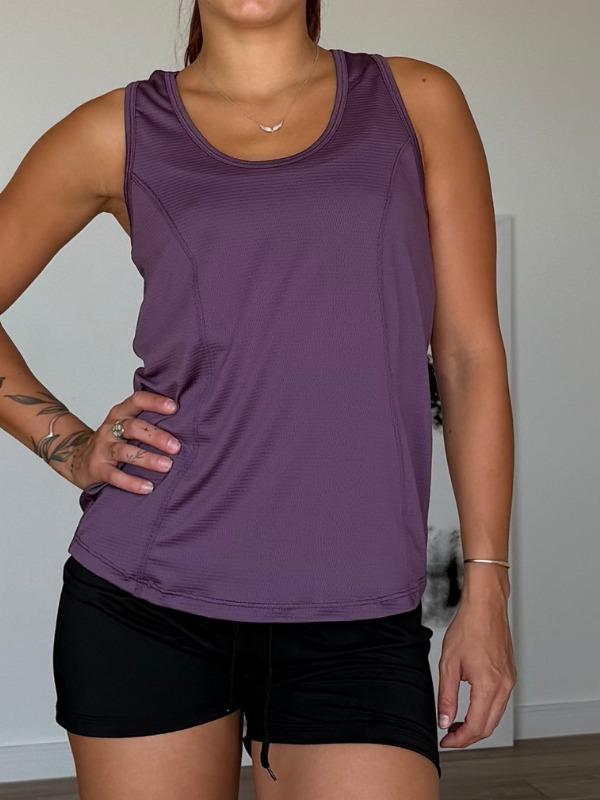
#> input picture imagenes/musculosa-drifit.jpeg, 600 x 800 px
$ python recolorear.py imagenes/musculosa-drifit.jpeg
#> lines starting #> are read from the running program, lines starting #| are printed output that depends on the picture
#> in recolorear, img is the input picture: PIL image 600x800 RGB; mean R, G, B 116.4, 95.3, 97.4
"""
Toma una imagen original (típicamente una prenda violeta/uva) y genera variantes
recolorando los píxeles del tejido a colores destino: celeste, blanca, gris-topo, etc.

Uso:
    python recolorear.py imagenes/musculosa-drifit.jpeg
"""
import sys
import os
import numpy as np
from PIL import Image

# Define los presets de color destino. Tupla HSV (h en 0-1, s en 0-1, v_factor donde
# 1.0 mantiene brillo original, <1 oscurece, >1 aclara) o lambda para casos especiales.
PRESETS = {
    # Celeste/sky blue saturado. Tolerancia estrecha para no incluir uñas violetas pero
    # con borde suave para que la prenda no quede con halo violeta.
    'celeste':  {'target_h': 0.555, 'sat_mult': 1.5, 'sat_min_after': 0.45, 'v_offset': 0.10,
                 'hue_tol_inner': 0.06, 'hue_tol_outer': 0.14,
                 'sat_min_orig': 0.10, 'sat_full_orig': 0.22},
    # Blanca: tolerancia amplia para que toda la prenda quede blanca uniforme
    'blanca':   {'target_h': 0.0, 'sat_mult': 0.02, 'sat_min_after': 0.0, 'v_offset': 0.55,
                 'hue_tol_inner': 0.10, 'hue_tol_outer': 0.22,
                 'sat_min_orig': 0.04, 'sat_full_orig': 0.15},
    # Gris topo: gris cálido neutro
    'gris-topo': {'target_h': 0.08, 'sat_mult': 0.08, 'sat_min_after': 0.0, 'v_offset': -0.05,
                  'hue_tol_inner': 0.10, 'hue_tol_outer': 0.22,
                  'sat_min_orig': 0.04, 'sat_full_orig': 0.15},
    # Negro: matar saturacion y escalar V para preservar pliegues/sombras pero llevar todo a oscuro.
    'negro':    {'target_h': 0.0, 'sat_mult': 0.0, 'sat_min_after': 0.0,
                 'v_mult': 0.10, 'v_offset': 0.0,
                 'hue_tol_inner': 0.18, 'hue_tol_outer': 0.32,
                 'sat_min_orig': 0.06, 'sat_full_orig': 0.18},
    # Crema: hue cálido apenas, saturacion baja, brillo alto.
    'crema':    {'target_h': 0.10, 'sat_mult': 0.10, 'sat_min_after': 0.07,
                 'v_mult': 0.95, 'v_offset': 0.18,
                 'hue_tol_inner': 0.12, 'hue_tol_outer': 0.25,
                 'sat_min_orig': 0.08, 'sat_full_orig': 0.20},
}


def rgb_to_hsv_np(arr):
    """arr: (H, W, 3) float 0..1 RGB → returns (H, W, 3) HSV con cada componente en 0..1."""
    r, g, b = arr[..., 0], arr[..., 1], arr[..., 2]
    maxc = np.max(arr, axis=-1)
    minc = np.min(arr, axis=-1)
    v = maxc
    delta = maxc - minc
    s = np.where(maxc > 0, delta / np.maximum(maxc, 1e-10), 0)

    rc = np.where(delta > 0, (maxc - r) / np.maximum(delta, 1e-10), 0)
    gc = np.where(delta > 0, (maxc - g) / np.maximum(delta, 1e-10), 0)
    bc = np.where(delta > 0, (maxc - b) / np.maximum(delta, 1e-10), 0)
    h = np.zeros_like(maxc)
    h = np.where(r == maxc, bc - gc, h)
    h = np.where(g == maxc, 2.0 + rc - bc, h)
    h = np.where(b == maxc, 4.0 + gc - rc, h)
    h = (h / 6.0) % 1.0
    return np.stack([h, s, v], axis=-1)


def hsv_to_rgb_np(arr):
    h, s, v = arr[..., 0], arr[..., 1], arr[..., 2]
    i = np.floor(h * 6.0).astype(int) % 6
    f = h * 6.0 - np.floor(h * 6.0)
    p = v * (1.0 - s)
    q = v * (1.0 - f * s)
    t = v * (1.0 - (1.0 - f) * s)
    r = np.choose(i, [v, q, p, p, t, v])
    g = np.choose(i, [t, v, v, q, p, p])
    b = np.choose(i, [p, p, t, v, v, q])
    return np.stack([r, g, b], axis=-1)


def alpha_tejido(hsv, hue_centro=0.78, hue_tol_inner=0.08, hue_tol_outer=0.18,
                 sat_min=0.05, sat_full=0.20):
    """Devuelve alpha (H, W, 1) en 0..1 para mezcla suave: 1 = pintar a fondo,
    0 = preservar original. Permite transiciones suaves en los bordes."""
#> called with hue_centro = 0.78, hue_tol_inner = 0.06, hue_tol_outer = 0.14, sat_min = 0.1, sat_full = 0.22
    h, s, v = hsv[..., 0], hsv[..., 1], hsv[..., 2]
    diff = np.abs(h - hue_centro)
    diff = np.minimum(diff, 1.0 - diff)
    hue_alpha = np.clip((hue_tol_outer - diff) / max(hue_tol_outer - hue_tol_inner, 1e-6), 0, 1)
    sat_alpha = np.clip((s - sat_min) / max(sat_full - sat_min, 1e-6), 0, 1)
    v_alpha = np.clip((v - 0.06) / 0.05, 0, 1)
    alpha = hue_alpha * sat_alpha * v_alpha
    return alpha[..., None]


def recolorear(input_path, target_name, output_path,
               hue_centro_origen=0.78):
    if target_name not in PRESETS:
        raise ValueError(f"Preset '{target_name}' desconocido. Disponibles: {list(PRESETS)}")
    preset = PRESETS[target_name]

    img = Image.open(input_path).convert('RGB')
    arr = np.asarray(img, dtype=np.float32) / 255.0
    hsv = rgb_to_hsv_np(arr)

    alpha = alpha_tejido(hsv,
                         hue_centro=hue_centro_origen,
                         hue_tol_inner=preset.get('hue_tol_inner', preset.get('hue_tol', 0.10) * 0.6),
                         hue_tol_outer=preset.get('hue_tol_outer', preset.get('hue_tol', 0.18)),
                         sat_min=preset.get('sat_min_orig', 0.05),
                         sat_full=preset.get('sat_full_orig', 0.20))

    # Calcular HSV destino para todos los píxeles (aún los que no son tejido)
    h, s, v = hsv[..., 0], hsv[..., 1], hsv[..., 2]
    new_hsv = hsv.copy()
    new_hsv[..., 0] = preset['target_h']
    new_s = np.clip(s * preset['sat_mult'], 0, 1)
    sat_min_after = preset.get('sat_min_after', 0.0)
    if sat_min_after > 0:
        new_s = np.maximum(new_s, sat_min_after)
    new_hsv[..., 1] = new_s
    v_mult = preset.get('v_mult', 1.0)
    new_hsv[..., 2] = np.clip(v * v_mult + preset['v_offset'], 0, 1)

    # Convertir ambos a RGB y blendear según alpha (en RGB para evitar artefactos en hue)
    rgb_orig = hsv_to_rgb_np(hsv)
#> in hsv_to_rgb_np, `i = np.floor(h * 6.0).astype(int) % 6`:
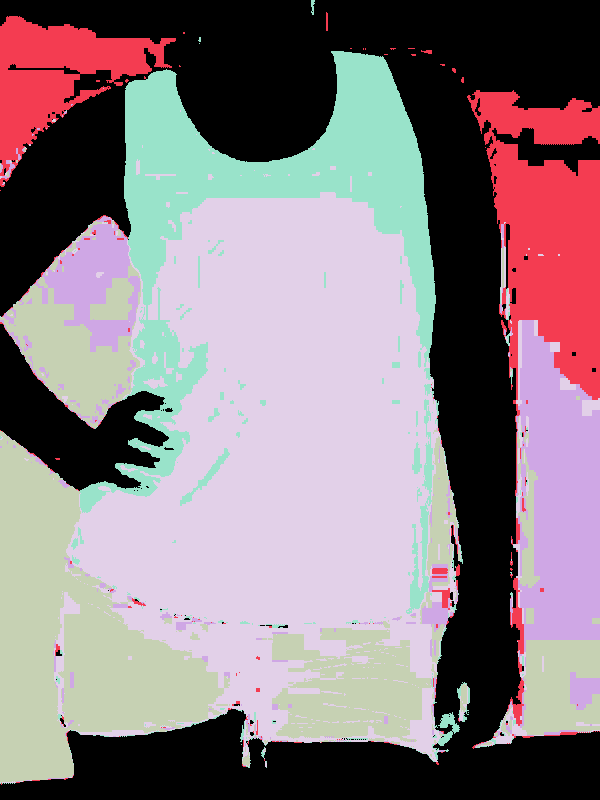
#> i: shape (800, 600) int64; 6 distinct labels, from 0 to 5; one colour per label, 0 black
    rgb_new = hsv_to_rgb_np(new_hsv)
#> in hsv_to_rgb_np (call 2), `h, s, v = arr[..., 0], arr[..., 1], arr[..., 2]`: h: shape (800, 600) float32; every value is 0.555
#> in hsv_to_rgb_np (call 2), `h, s, v = arr[..., 0], arr[..., 1], arr[..., 2]`:
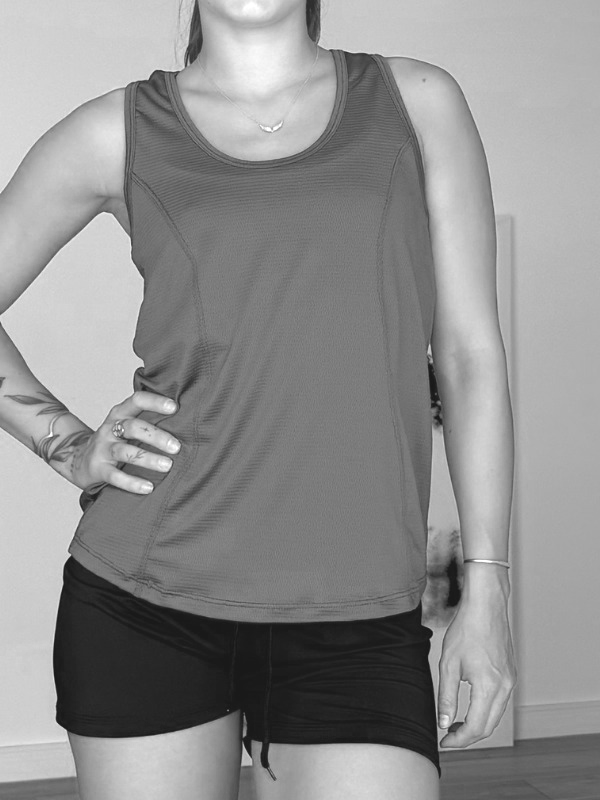
#> v: shape (800, 600) float32; min 0.1, max 1, mean 0.565
#> in hsv_to_rgb_np (call 2), `i = np.floor(h * 6.0).astype(int) % 6`: i: shape (800, 600) int64; every value is 3
#> in hsv_to_rgb_np (call 2), `f = h * 6.0 - np.floor(h * 6.0)`: f: shape (800, 600) float32; every value is 0.33
#> in hsv_to_rgb_np (call 2), `p = v * (1.0 - s)`:
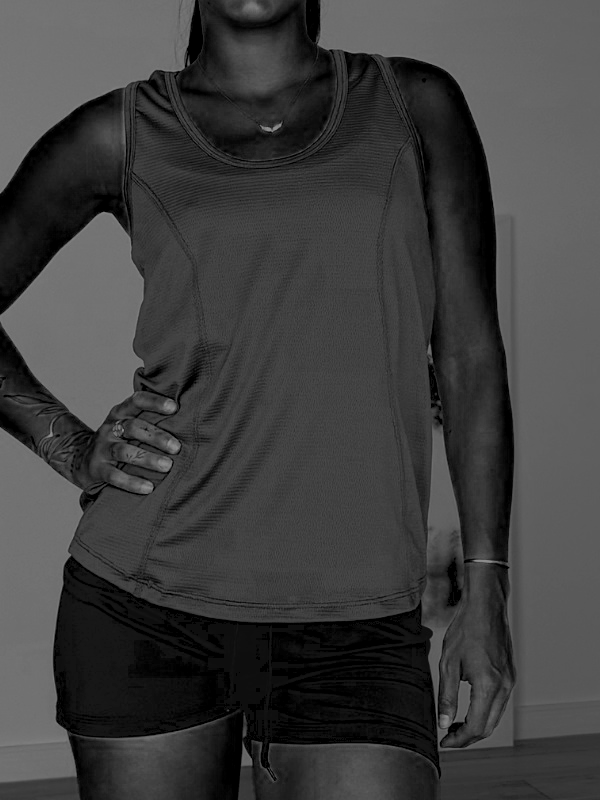
#> p: shape (800, 600) float32; min 0, max 0.55, mean 0.246
#> in hsv_to_rgb_np (call 2), `q = v * (1.0 - f * s)`:
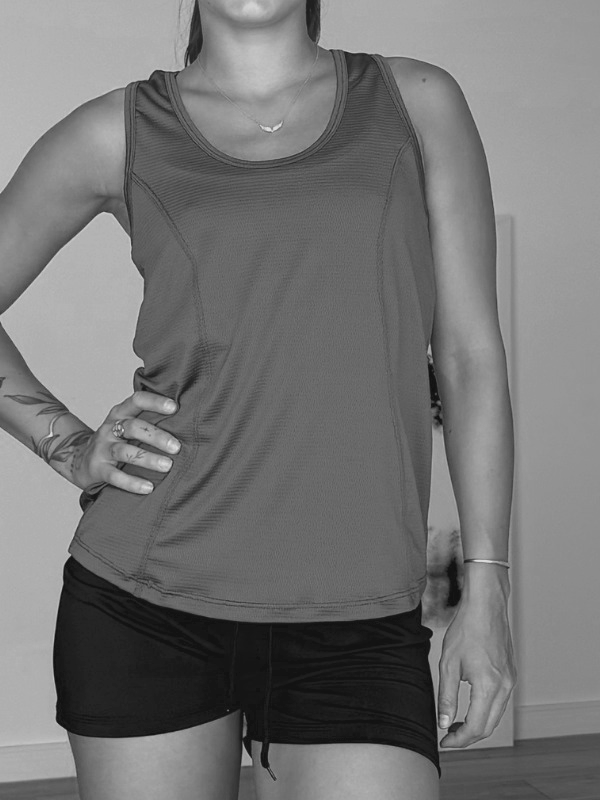
#> q: shape (800, 600) float32; min 0.0696, max 0.852, mean 0.459
#> in hsv_to_rgb_np (call 2), `t = v * (1.0 - (1.0 - f) * s)`:
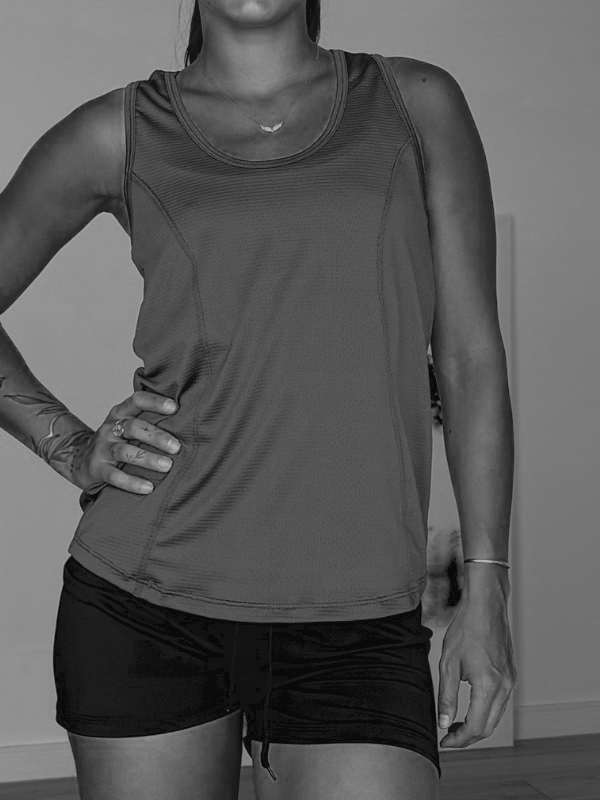
#> t: shape (800, 600) float32; min 0.0343, max 0.698, mean 0.351
#> in hsv_to_rgb_np (call 2), `return np.stack([r, g, b], axis=-1)`:
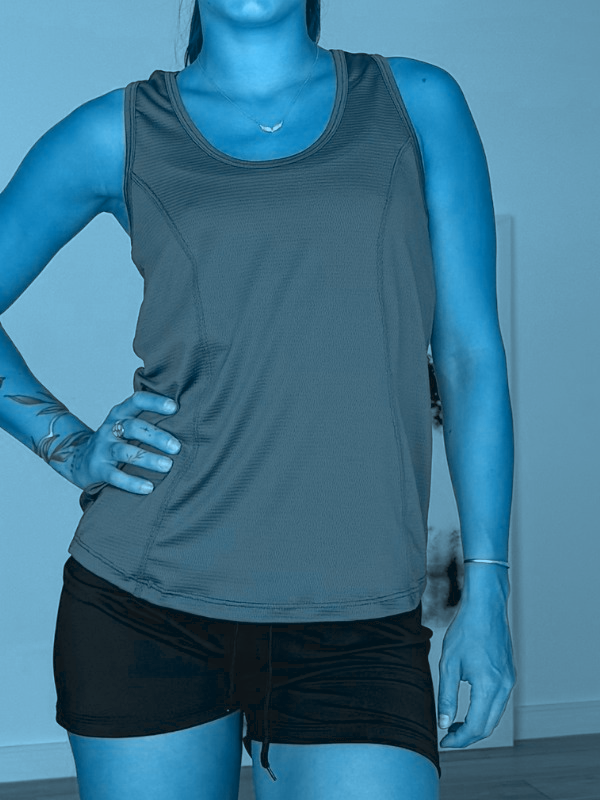
#> returned value: shape (800, 600, 3) float32; mean of channels 0, 1, 2 0.246, 0.459, 0.564; drawn as R, G, B
    out_rgb = rgb_orig * (1 - alpha) + rgb_new * alpha
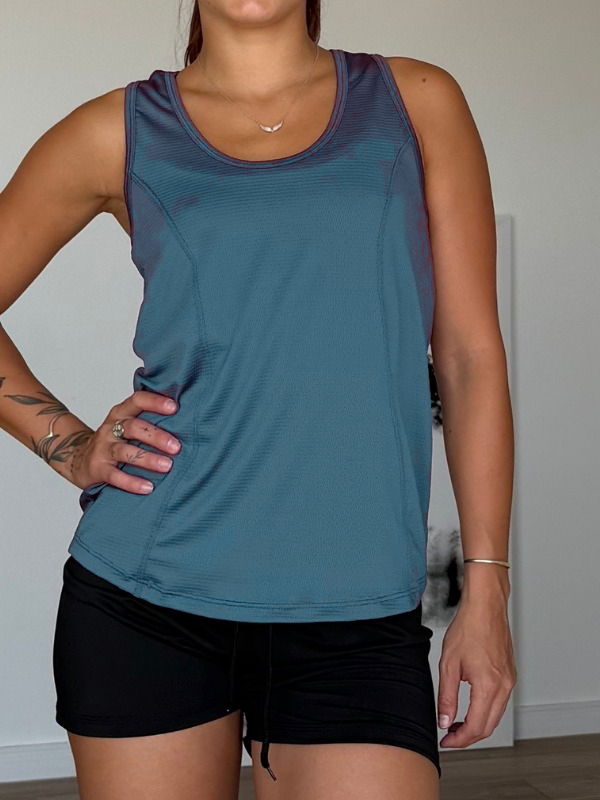
#> out_rgb: shape (800, 600, 3) float32; mean R, G, B 0.422, 0.415, 0.411
    out_arr = (np.clip(out_rgb, 0, 1) * 255).astype(np.uint8)
    Image.fromarray(out_arr).save(output_path, quality=92)
    print(f'  → {output_path} (alpha promedio: {float(alpha.mean()):.3f})')
#|   → imagenes/musculosa-drifit-celeste.jpg (alpha promedio: 0.289)


def main():
    if len(sys.argv) < 2:
        print('Uso: python recolorear.py <imagen_original>')
        sys.exit(1)
    src = sys.argv[1]
    if not os.path.exists(src):
        print(f'No existe: {src}')
        sys.exit(1)
    base, _ = os.path.splitext(src)
    print(f'Recoloreando {src}...')
    for nombre in PRESETS:
        out = f'{base}-{nombre}.jpg'
        recolorear(src, nombre, out)


if __name__ == '__main__':
    main()
